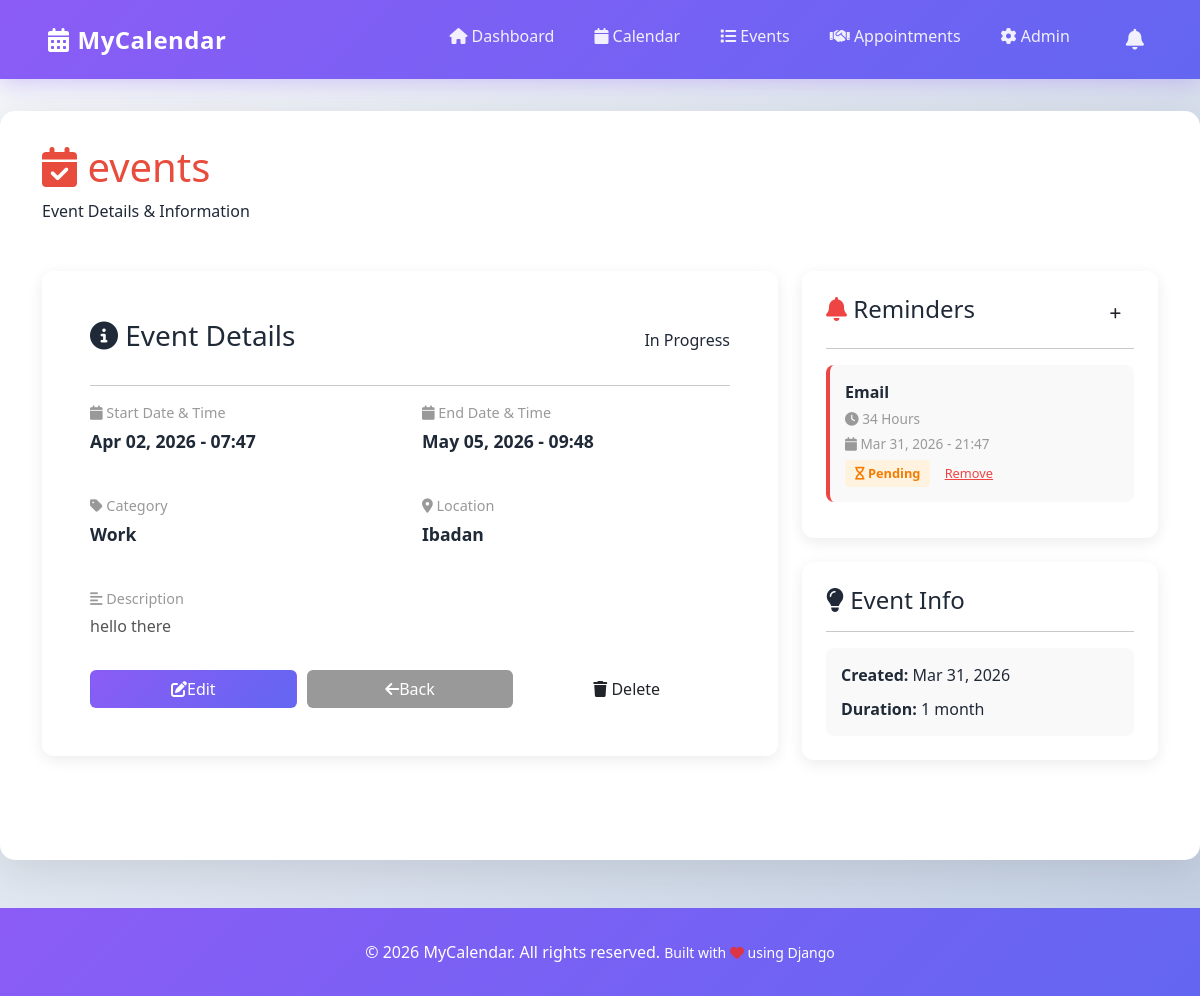
The page /events/2/ (signed in) on the database its author committed.
### events/models.py (models this page shows, shortened)
class Event(models.Model):
    CATEGORY_CHOICES = [
        ('work', 'Work'),
        ('personal', 'Personal'),
        ('meeting', 'Meeting'),
        ('birthday', 'Birthday'),
        ('holiday', 'Holiday'),
        ('other', 'Other'),
    ]
    COLOR_CHOICES = [
        ('#3498db', 'Blue'),
        ('#e74c3c', 'Red'),
        ('#2ecc71', 'Green'),
    ]
    STATUS_CHOICES = [
        ('planned', 'Planned'),
        ('in_progress', 'In Progress'),
        ('completed', 'Completed'),
        ('cancelled', 'Cancelled'),
    ]
    user = models.ForeignKey(User, on_delete=models.CASCADE, related_name='events')
    title = models.CharField(max_length=200)
    description = models.TextField(blank=True, null=True)
    start_date = models.DateTimeField()
    end_date = models.DateTimeField()
    location = models.CharField(max_length=255, blank=True, null=True)
    category = models.CharField(max_length=20, choices=CATEGORY_CHOICES, default='personal')
    status = models.CharField(max_length=20, choices=STATUS_CHOICES, default='planned')
    is_all_day = models.BooleanField(default=False)
    color = models.CharField(
        max_length=7,
        choices=COLOR_CHOICES,
        default='#3498db',
        help_text='Color in hex format (e.g., #3498db)'
    )
    created_at = models.DateTimeField(auto_now_add=True)
    updated_at = models.DateTimeField(auto_now=True)
    class Meta:
        ordering = ['start_date']
        indexes = [
            models.Index(fields=['user', 'start_date']),
        ]

class Reminder(models.Model):
    REMINDER_TYPE_CHOICES = [
        ('email', 'Email'),
        ('notification', 'Notification'),
        ('sms', 'SMS'),
    ]
    TIME_UNIT_CHOICES = [
        ('minutes', 'Minutes'),
        ('hours', 'Hours'),
        ('days', 'Days'),
    ]
    event = models.ForeignKey(Event, on_delete=models.CASCADE, related_name='reminders')
    reminder_type = models.CharField(max_length=20, choices=REMINDER_TYPE_CHOICES, default='notification')
    time_before = models.PositiveIntegerField()
    time_unit = models.CharField(max_length=20, choices=TIME_UNIT_CHOICES, default='minutes')
    reminder_time = models.DateTimeField(null=True, blank=True)
    is_sent = models.BooleanField(default=False)
    created_at = models.DateTimeField(auto_now_add=True)
    class Meta:
        ordering = ['reminder_time']

### events/views.py (the view)
# urls.py: path('events/<int:pk>/', views.event_detail, name='event_detail'),
@login_required(login_url='admin:login')
def event_detail(request, pk):
    event = get_object_or_404(Event, pk=pk, user=request.user)
    reminders = event.reminders.all()
    context = {'event': event, 'reminders': reminders}
    return render(request, 'events/event_detail.html', context)

### events/templates/events/event_detail.html (shortened to what this page needs)
{% extends 'base.html' %}
{% block content %}
<div class="container-fluid">
    <div class="page-header">
        <div class="container">
            <h1 style="color: {{ event.color }};">
                <i class="fas fa-calendar-check"></i> {{ event.title }}
            </h1>
            <p>Event Details & Information</p>
        </div>
    </div>
    <div class="container mt-5 mb-5">
        <div class="row">
            <div class="col-md-8 mb-4">
                <div class="card-modern p-5">
                    <div class="d-flex justify-content-between align-items-center mb-4">
                        <h3><i class="fas fa-info-circle"></i> Event Details</h3>
                        <span class="status-badge status-{{ event.status|lower }}">{{ event.get_status_display }}</span>
                    </div>
                    <hr>
                    <div class="row mb-4">
                        <div class="col-md-6">
                            <p style="color: #999; font-size: 0.9rem; margin-bottom: 5px;"><i class="fas fa-calendar"></i> Start Date & Time</p>
                            <p style="font-size: 1.1rem; font-weight: 600;">{{ event.start_date|date:'M d, Y - H:i' }}</p>
                        </div>
                        <div class="col-md-6">
                            <p style="color: #999; font-size: 0.9rem; margin-bottom: 5px;"><i class="fas fa-calendar"></i> End Date & Time</p>
                            <p style="font-size: 1.1rem; font-weight: 600;">{{ event.end_date|date:'M d, Y - H:i' }}</p>
                        </div>
                    </div>
                    <div class="row mb-4">
                        <div class="col-md-6">
                            <p style="color: #999; font-size: 0.9rem; margin-bottom: 5px;"><i class="fas fa-tag"></i> Category</p>
                            <p style="font-size: 1.1rem; font-weight: 600;">{{ event.get_category_display }}</p>
                        </div>
                        {% if event.location %}
                        <div class="col-md-6">
                            <p style="color: #999; font-size: 0.9rem; margin-bottom: 5px;"><i class="fas fa-map-marker-alt"></i> Location</p>
                            <p style="font-size: 1.1rem; font-weight: 600;">{{ event.location }}</p>
                        </div>
                        {% endif %}
                    </div>
                    {% if event.description %}
                    <div class="mb-4">
                        <p style="color: #999; font-size: 0.9rem; margin-bottom: 5px;"><i class="fas fa-align-left"></i> Description</p>
                        <p style="font-size: 1rem; line-height: 1.6; color: #555;">{{ event.description }}</p>
                    </div>
                    {% endif %}
                    <div style="display: grid; grid-template-columns: 1fr 1fr 1fr; gap: 10px; margin-top: 30px;">
                        <a href="{% url 'events:edit_event' event.pk %}" class="btn btn-primary-modern" style="text-decoration: none; display: flex; align-items: center; justify-content: center;">
                            <i class="fas fa-edit"></i> Edit
                        </a>
                        <a href="{% url 'events:event_list' %}" class="btn btn-primary-modern" style="background: #999; text-decoration: none; display: flex; align-items: center; justify-content: center;">
                            <i class="fas fa-arrow-left"></i> Back
                        </a>
                        <form method="POST" action="{% url 'events:delete_event' event.pk %}" onsubmit="return confirm('Are you sure?');" style="display: 100%;">
                            <button type="submit" class="btn btn-danger-modern w-100">
                                <i class="fas fa-trash"></i> Delete
                            </button>
                        </form>
                    </div>
                </div>
            </div>
            <div class="col-md-4">
                <div class="card-modern p-4 mb-4">
                    <div class="d-flex justify-content-between align-items-center mb-3">
                        <h4><i class="fas fa-bell" style="color: var(--danger);"></i> Reminders</h4>
                        <a href="{% url 'events:create_reminder' event.pk %}" class="btn btn-success-modern btn-sm" style="padding: 6px 12px; font-size: 0.8rem;">
                            <i class="fas fa-plus"></i>
                        </a>
                    </div>
                    <hr>
                    {% if reminders %}
                        {% for reminder in reminders %}
                        <div style="background: #f9f9f9; padding: 15px; border-radius: 8px; margin-bottom: 12px; border-left: 4px solid var(--danger);">
                            <p style="font-weight: 600; margin: 0 0 5px 0; color: var(--dark);">
                                {{ reminder.get_reminder_type_display }}
                            </p>
                            <p style="color: #999; font-size: 0.85rem; margin: 5px 0;">
                                <i class="fas fa-clock"></i> {{ reminder.time_before }} {{ reminder.get_time_unit_display }}
                            </p>
                            <p style="color: #999; font-size: 0.85rem; margin: 5px 0;">
                                <i class="fas fa-calendar"></i> {{ reminder.reminder_time|date:'M d, Y - H:i' }}
                            </p>
                            {% if reminder.is_sent %}
                            <span style="display: inline-block; background: #e8f5e9; color: var(--success); padding: 4px 10px; border-radius: 4px; font-size: 0.8rem; font-weight: 600;">
                                <i class="fas fa-check"></i> Sent
                            </span>
                            {% else %}
                            <span style="display: inline-block; background: #fff3e0; color: #f57c00; padding: 4px 10px; border-radius: 4px; font-size: 0.8rem; font-weight: 600;">
                                <i class="fas fa-hourglass"></i> Pending
                            </span>
                            {% endif %}
                            <form method="POST" action="{% url 'events:delete_reminder' reminder.pk %}" style="display: inline; margin-left: 10px;" onsubmit="return confirm('Delete this reminder?');">
                                <button type="submit" style="background: none; border: none; color: var(--danger); cursor: pointer; font-size: 0.8rem; text-decoration: underline;">
                                    Remove
                                </button>
                            </form>
                        </div>
                        {% endfor %}
                    {% endif %}
                </div>
                <div class="card-modern p-4">
                    <h4><i class="fas fa-lightbulb"></i> Event Info</h4>
                    <hr>
                    <div style="background: #f9f9f9; padding: 15px; border-radius: 8px;">
                        <p style="margin: 0 0 10px 0;">
                            <strong>Created:</strong> {{ event.created_at|date:'M d, Y' }}
                        </p>
                        <p style="margin: 0;">
                            <strong>Duration:</strong>
                            {{ event.end_date|timeuntil:event.start_date }}
                        </p>
                    </div>
                </div>
            </div>
        </div>
    </div>
</div>
{% endblock %}

### calendars/templates/base.html (style rules this page uses)
:root { --primary: #8b5cf6; --secondary: #6366f1; --success: #10b981; --danger: #ef4444; --warning: #f59e0b; --info: #06b6d4; --dark: #1f2937; --light: #f3f4f6; }
* { margin: 0; padding: 0; box-sizing: border-box; }
body { font-family: 'Segoe UI', Tahoma, Geneva, Verdana, sans-serif; background: linear-gradient(135deg, #f5f7fa 0%, #c3cfe2 100%); min-height: 100vh; color: var(--dark); }
.card-modern { border: none; border-radius: 12px; box-shadow: 0 4px 15px rgba(0, 0, 0, 0.08); transition: all 0.3s ease; }
.btn-primary-modern { background: linear-gradient(135deg, var(--primary) 0%, var(--secondary) 100%); color: white; }
.btn-sm { padding: 0.4rem 1rem; }

### rows shown on the page
Event: title "events", status "In Progress", start_date "Apr 02, 2026 - 07:47", end_date "May 05, 2026 - 09:48", category "Work", location "Ibadan", description "hello there", created_at "Mar 31, 2026", end_date "1 month"
Reminder: reminder_type "Email", time_before "34", time_unit "Hours", reminder_time "Mar 31, 2026 - 21:47", is_sent False (drawn)
